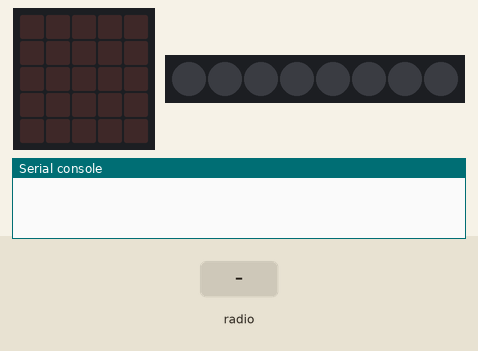
Bench run of a program on a simulated BBC micro:bit (MakeCode). On the bench: the board's 5×5 LED display, 8 RGB LEDs in strip order, left to right, the last lines printed to the serial console. The test bench sets the inputs (shaded band). Dim RGB values are drawn brighter than linear.

Above: at 1.2 s.
1.3 s: radio message "1" arrives
At 1.9 s:
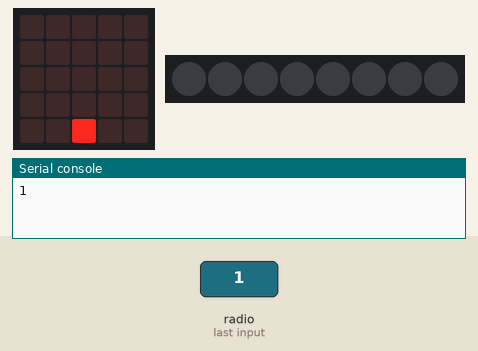
2.8 s: radio message "5" arrives
At 3.1 s:
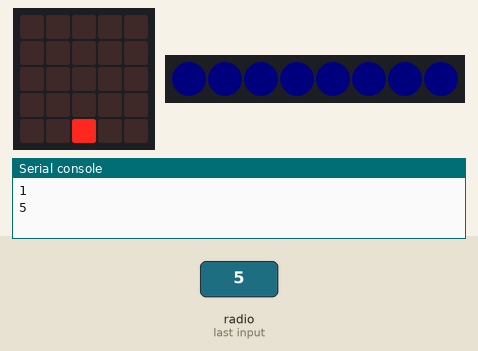
4.3 s: radio message "0" arrives
At 5.5 s:
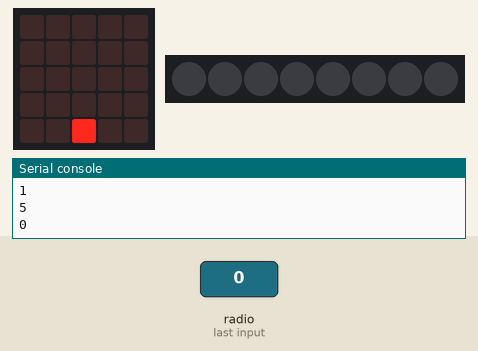
Timing chart, 0 to 7.3 s (numbered marks = the images above; inputs shaded):
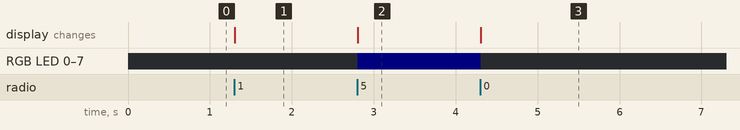

The program:

main.ts
```typescript
radio.onReceivedNumber(function (receivedNumber) {
    strip.setBrightness(receivedNumber)
    for (let indeks = 0; indeks <= 8; indeks++) {
        strip.setPixelColor(indeks, neopixel.colors(NeoPixelColors.Blue))
        strip.show()
    }
    led.plotBarGraph(
    receivedNumber,
    255
    )
})
let strip: neopixel.Strip = null
radio.setGroup(1)
strip = neopixel.create(DigitalPin.P0, 8, NeoPixelMode.RGB)
strip.clear()
strip.show()
```

test.ts
```typescript
// les tests vont ici ; cela ne sera pas compilé si ce paquet est utilisé en tant qu'extension.
```

Measured:
- after the input at 1.3 s, the display: changes at once (image 1)
- after the input at 2.8 s, RGB LED 0–7: off → RGB(0, 0, 4) at once
- after the input at 4.3 s, RGB LED 0–7: RGB(0, 0, 4) → off at once
